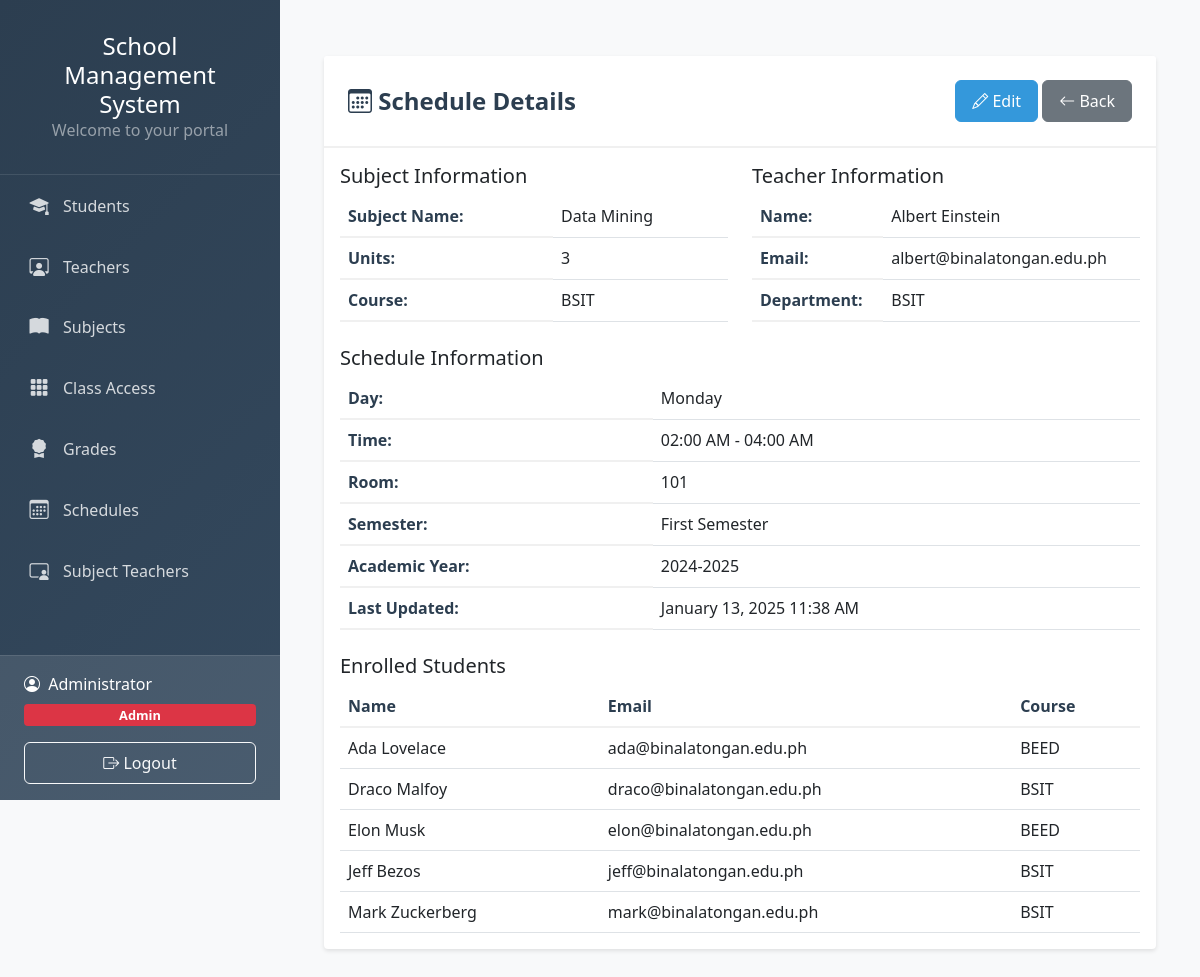
The page /schedule-view.php?id=1 (signed in) on the database its author committed.
### tables this page shows
CREATE TABLE `schedules` (
  `schedule_id` int(6) NOT NULL,
  `subject_id` int(6) NOT NULL,
  `teacher_id` int(6) NOT NULL,
  `day_of_week` int(1) NOT NULL,
  `start_time` time NOT NULL,
  `end_time` time NOT NULL,
  `room` varchar(50) NOT NULL,
  `academic_year` varchar(10) NOT NULL,
  `semester` varchar(20) NOT NULL,
  `created_at` timestamp NOT NULL DEFAULT current_timestamp(),
  `updated_at` timestamp NOT NULL DEFAULT current_timestamp() ON UPDATE current_timestamp()
);

CREATE TABLE `subjects` (
  `subject_id` int(6) NOT NULL,
  `subject_name` varchar(191) NOT NULL,
  `units` int(6) NOT NULL,
  `course` varchar(191) NOT NULL
);

CREATE TABLE `teachers` (
  `id` int(6) NOT NULL,
  `name` varchar(191) NOT NULL,
  `email` varchar(191) NOT NULL,
  `phone` varchar(191) NOT NULL,
  `department` varchar(191) NOT NULL
);

CREATE TABLE `students` (
  `id` int(6) NOT NULL,
  `name` varchar(191) NOT NULL,
  `email` varchar(191) NOT NULL,
  `phone` varchar(191) NOT NULL,
  `course` varchar(191) NOT NULL
);

### schedule-view.php (the view, shortened to what this page needs)
<?php
include('dbcon.php');
include('header.php');
$schedule_id = mysqli_real_escape_string($con, $_GET['id']);
$query = "SELECT s.*, sub.subject_name, sub.units, sub.course,
          t.name as teacher_name, t.email as teacher_email, t.department
          FROM schedules s
          JOIN subjects sub ON s.subject_id = sub.subject_id
          JOIN teachers t ON s.teacher_id = t.id
          WHERE s.schedule_id = '$schedule_id'";
$result = mysqli_query($con, $query);
$schedule = mysqli_fetch_assoc($result);
$days = ['Monday', 'Tuesday', 'Wednesday', 'Thursday', 'Friday', 'Saturday'];
?>
<div class="container py-4">
    <div class="card">
        <div class="card-header d-flex justify-content-between align-items-center">
            <h4 class="mb-0">
                <i class="bi bi-calendar3"></i> Schedule Details
            </h4>
            <div>
                <a href="schedule-edit.php?id=<?= $schedule_id ?>" class="btn btn-primary">
                    <i class="bi bi-pencil"></i> Edit
                </a>
                <a href="schedules.php" class="btn btn-secondary">
                    <i class="bi bi-arrow-left"></i> Back
                </a>
            </div>
        </div>
        <div class="card-body">
            <div class="row">
                <div class="col-md-6">
                    <h5 class="card-title">Subject Information</h5>
                    <table class="table">
                        <tr>
                            <th>Subject Name:</th>
                            <td><?= htmlspecialchars($schedule['subject_name']) ?></td>
                        </tr>
                        <tr>
                            <th>Units:</th>
                            <td><?= htmlspecialchars($schedule['units']) ?></td>
                        </tr>
                        <tr>
                            <th>Course:</th>
                            <td><?= htmlspecialchars($schedule['course']) ?></td>
                        </tr>
                    </table>
                </div>
                <div class="col-md-6">
                    <h5 class="card-title">Teacher Information</h5>
                    <table class="table">
                        <tr>
                            <th>Name:</th>
                            <td><?= htmlspecialchars($schedule['teacher_name']) ?></td>
                        </tr>
                        <tr>
                            <th>Email:</th>
                            <td><?= htmlspecialchars($schedule['teacher_email']) ?></td>
                        </tr>
                        <tr>
                            <th>Department:</th>
                            <td><?= htmlspecialchars($schedule['department']) ?></td>
                        </tr>
                    </table>
                </div>
            </div>
            <div class="row mt-4">
                <div class="col-12">
                    <h5 class="card-title">Schedule Information</h5>
                    <table class="table">
                        <tr>
                            <th>Day:</th>
                            <td><?= $days[$schedule['day_of_week']] ?></td>
                        </tr>
                        <tr>
                            <th>Time:</th>
                            <td>
                                <?= date('h:i A', strtotime($schedule['start_time'])) ?> -
                                <?= date('h:i A', strtotime($schedule['end_time'])) ?>
                            </td>
                        </tr>
                        <tr>
                            <th>Room:</th>
                            <td><?= htmlspecialchars($schedule['room']) ?></td>
                        </tr>
                        <tr>
                            <th>Semester:</th>
                            <td><?= htmlspecialchars($schedule['semester']) ?> Semester</td>
                        </tr>
                        <tr>
                            <th>Academic Year:</th>
                            <td><?= htmlspecialchars($schedule['academic_year']) ?></td>
                        </tr>
                        <tr>
                            <th>Last Updated:</th>
                            <td><?= date('F j, Y g:i A', strtotime($schedule['updated_at'])) ?></td>
                        </tr>
                    </table>
                </div>
            </div>
            <?php
            $students_query = "SELECT s.name, s.email, s.course
                             FROM students s
                             JOIN class c ON s.id = c.student_id
                             WHERE c.subject_id = '{$schedule['subject_id']}'
                             ORDER BY s.name";
            $students_result = mysqli_query($con, $students_query);
            if (mysqli_num_rows($students_result) > 0):
            ?>
            <div class="row mt-4">
                <div class="col-12">
                    <h5 class="card-title">Enrolled Students</h5>
                    <div class="table-responsive">
                        <table class="table table-hover">
                            <thead>
                                <tr>
                                    <th>Name</th>
                                    <th>Email</th>
                                    <th>Course</th>
                                </tr>
                            </thead>
                            <tbody>
                                <?php while ($student = mysqli_fetch_assoc($students_result)): ?>
                                <tr>
                                    <td><?= htmlspecialchars($student['name']) ?></td>
                                    <td><?= htmlspecialchars($student['email']) ?></td>
                                    <td><?= htmlspecialchars($student['course']) ?></td>
                                </tr>
                                <?php endwhile; ?>
                            </tbody>
                        </table>
                    </div>
                </div>
            </div>
            <?php endif; ?>
        </div>
    </div>
</div>
</body>
</html>

### header.php (style rules this page uses)
:root { --primary-color: #2c3e50; --secondary-color: #34495e; --accent-color: #3498db; --sidebar-width: 280px; }
* { box-sizing: border-box; }
body { margin: 0; font-family: 'Segoe UI', system-ui, -apple-system, sans-serif; background-color: #f8f9fa; min-height: 100vh; }
.card { border: none; box-shadow: 0 2px 4px rgba(0,0,0,0.1); transition: transform 0.3s ease; }
.card-header { background-color: white; border-bottom: 2px solid #f0f0f0; padding: 1.5rem; }
.card-header h4 { margin: 0; font-weight: 600; color: var(--primary-color); }
.table { margin-bottom: 0; }
.table th { font-weight: 600; color: var(--primary-color); border-bottom: 2px solid #f0f0f0; }
.table td { vertical-align: middle; }
.btn { padding: 0.5rem 1rem; font-weight: 500; border-radius: 6px; }
.btn-primary { background-color: var(--accent-color); border-color: var(--accent-color); }
.py-4 { padding-top: 1.5rem !important; padding-bottom: 1.5rem !important; }

### rows shown on the page
schedules: subject.subject_name "Data Mining", subject.units "3", subject.course "BSIT", teacher.name "Albert Einstein", teacher.email "albert@binalatongan.edu.ph", teacher.department "BSIT", day_of_week "Monday", start_time "02:00 AM", end_time "04:00 AM", room "101", semester "First", academic_year "2024-2025", updated_at "January 13, 2025 11:38 AM"
students: name "Ada Lovelace", email "ada@binalatongan.edu.ph", course "BEED"
students: name "Draco Malfoy", email "draco@binalatongan.edu.ph", course "BSIT"
students: name "Elon Musk", email "elon@binalatongan.edu.ph", course "BEED"
students: name "Jeff Bezos", email "jeff@binalatongan.edu.ph", course "BSIT"
students: name "Mark Zuckerberg", email "mark@binalatongan.edu.ph", course "BSIT"

### other values the page prints
$_SESSION['name'] "Administrator"
